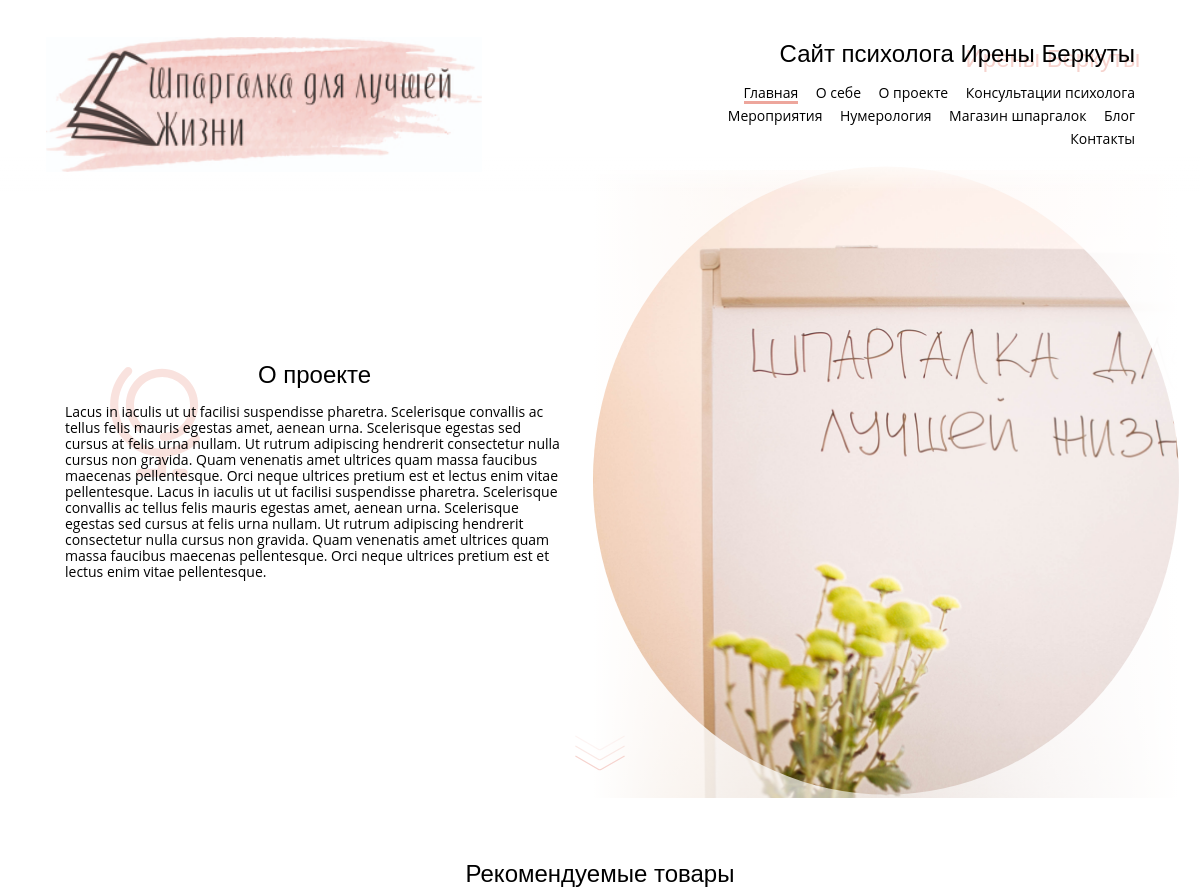
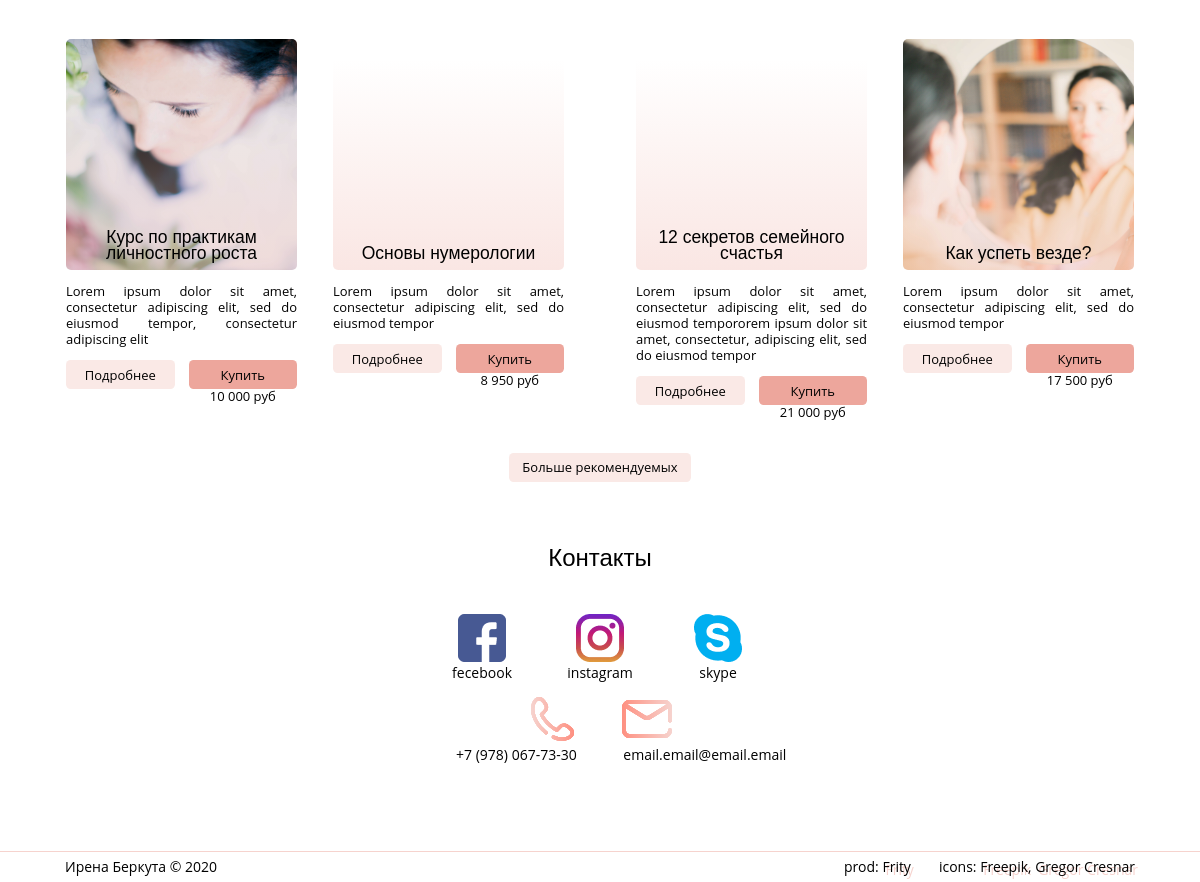
Page /shpargalki/about-project on the committed database (2 pictures, top to bottom).
### myproject/apps/Home/models.py (models this page shows, shortened)
class Header(models.Model):
    name = models.CharField('имя на шапке',max_length = 300)
    title = models.CharField('заголовок на шапке',max_length = 300)
    icon_header = models.ImageField('фотка в шапке',upload_to = 'media/image/')
    class Meta:
        verbose_name = 'Шапка'
        verbose_name_plural = 'Шапка'

class Сontacts(models.Model):
    id = models.IntegerField("номер (лучше не трогать)",primary_key=True)
    contact = models.CharField("контакт",max_length = 300)
    icon = models.FileField('имя иконки(вместе с расширением)',upload_to = 'media/image/')
    class Meta:
        verbose_name = 'Контакты'
        verbose_name_plural = 'Контакты'

class ButtomPanel(models.Model):
    left_text = models.CharField('текст в нижней панели',max_length = 400)
    class Meta:
        verbose_name = 'Нижняя панель'
        verbose_name_plural = 'Нижняя панель'

### myproject/apps/Project/models.py (models this page shows)
class Content(models.Model):
    text = models.TextField('текст')
    image = models.FileField('картинка',upload_to = 'media/image/')
    icon = models.FileField('иконкa',upload_to = 'media/image/')

### myproject/apps/Project/views.py (the view)
# urls.py: path('', views.project, name = 'project'),
def project(request):
    content = Content.objects.get(id = 1)
    header = Header.objects.get()
    contacts = [Сontacts.objects.get(id = i) for i in range(1, 6)]
    panel = ButtomPanel.objects.get()
    header = Header.objects.get()
    panel = ButtomPanel.objects.get()
    phone_str = contacts[3].contact
    version = Style.objects.get()
    phone = '<span>'+phone_str[0:2]+' ('+phone_str[2:5]+')</span>'+' '+phone_str[5:8]+'-'+phone_str[8:10]+'-'+phone_str[10:12]
    email_str = contacts[4].contact
    email = '<span>' + '</span><span>@'.join(email_str.split('@')) + '</span>'
    return render(request,'project/project.html',{'contact': contacts,
    'head':header, 'panel':panel,
    'Phone_contact':phone ,'Email_contact':email,'version':version.version_css,'content':content})

### myproject/templates/project/project.html (shortened to what this page needs)
{%extends 'base.html'%}
{%load static%}
   {%block head%}
      <link href="{%static 'About/css.css'%}?ver={{version}}" rel="stylesheet">
      {%endblock%}
   {%block content%}
      <header class="header fix top0 left0 w100">
         <div class="devicer mA">
            <div class="header__wrapper row aic mA">
               <div class="header__logo"><a class="cup" href="./shop"><img src="{{head.icon_header.url}}"></a></div>
               <div class="header__menu-wrapper col tar"><span
                        class="header__slogan header__slogan_pc ff-ars-i fwn">{{head.title}} <a
                        class="link dib shadow_link" href="#">{{head.name}}</a></span>
                  <div class="header__menu rel">
                     <div class="header__menu-underline abs"></div>
                     <div class="header__menu-content"><a class="link dib shadow_link header__menu-li ml1o25 rel"
                           href="{%url 'index'%}">Главная</a><a class="link dib shadow_link header__menu-li ml1o25 rel"
                           href="{%url 'about'%}">О себе</a><a class="link dib shadow_link header__menu-li ml1o25 rel"
                           href="{%url 'project'%}">О проекте</a><a
                           class="link dib shadow_link header__menu-li ml1o25 rel" href="./consult">Консультации психолога</a><a
                              class="link dib shadow_link header__menu-li ml1o25 rel"
                              href="./events">Мероприятия</a><a class="link dib shadow_link header__menu-li ml1o25 rel"
                              href="./numerology">Нумерология</a><a class="link dib shadow_link header__menu-li ml1o25 rel"
                              href="{%url 'shop'%}">Магазин шпаргалок</a><a class="link dib shadow_link header__menu-li ml1o25 rel"
                              href="{%url 'blog'%}">Блог</a><a class="link dib shadow_link header__menu-li ml1o25 rel"
                              href="./contacts">Контакты</a></div>
                     </div>
               </div>
            </div>
         </div>
      </header>
      <div class="devicer mA">
         <section class="section row rel section_main">
            <div class="section__content col jcc">
               <div class="rel">
                  <div class="section__content-text rel">
                     <center class="title ff-ars-b">О проекте</center>
                     <div class="mtb1o5">
                        {{content.text}}
                     </div>
                  </div>
                  <div class="section__content-shadow abs top0"><img src="{{content.icon.url}}"></div>
               </div>
            </div>
            <div class="section__presentation rel row jcc"><a class="cup" href="./about-me">
                  <div class="section__presentation-back w100 h100"
                       style="background-image: linear-gradient(to right, #fff 0%, #ffffff88 50%, #fff 100%), url({{content.image.url}});">
                     <div class="section__presentation-front w100 h100"
                          style="background-image: url({{content.image.url}});"></div>
                  </div>
               </a></div>
            <div class="section__arrows abs bottom2o5 left0 w100">
               <div class="arrow rel mA"><svg class="abs" width="50" viewBox="0 0 42 14" fill="none"
                       xmlns="http://www.w3.org/2000/svg" style="transform: rotate(0deg) translate(-50%, -50%);">
                     <path d="M0.339661 1.05658L19.5 12.2918V12.2918C20.3281 12.7774 21.3532 12.7809 22.1846 12.3009L22.2003 12.2918L41.6603 1.05658"
                           stroke="inherit"></path>
                  </svg></div>
               <div class="arrow rel mA"><svg class="abs" width="50" viewBox="0 0 42 14" fill="none"
                       xmlns="http://www.w3.org/2000/svg" style="transform: rotate(0deg) translate(-50%, -50%);">
                     <path d="M0.339661 1.05658L19.5 12.2918V12.2918C20.3281 12.7774 21.3532 12.7809 22.1846 12.3009L22.2003 12.2918L41.6603 1.05658"
                           stroke="inherit"></path>
                  </svg></div>
               <div class="arrow rel mA"><svg class="abs" width="50" viewBox="0 0 42 14" fill="none"
                       xmlns="http://www.w3.org/2000/svg" style="transform: rotate(0deg) translate(-50%, -50%);">
                     <path d="M0.339661 1.05658L19.5 12.2918V12.2918C20.3281 12.7774 21.3532 12.7809 22.1846 12.3009L22.2003 12.2918L41.6603 1.05658"
                           stroke="inherit"></path>
                  </svg></div>
            </div>
         </section>
         <div class="recommended-products">
            <center class="title ff-ars-b mb2">Рекомендуемые товары</center>
            <div class="recommended-products__content row jcc">
               <div class="product col">
                  <div class="product__image rel"
                       style="background-image: linear-gradient(#ffffff00 8.85%, #F6D3CE90), url('../Attach/Images/photo_3T5A0219.jpg');">
                     <div class="product__title ct-abs_horiz bottomo5 w100 tac ff-ars-b fz1o25">Курс по практикам
                        личностного роста</div>
                  </div>
                  <div class="product__description taj mtb1">Lorem ipsum dolor sit amet, consectetur adipiscing elit,
                     sed do eiusmod tempor, consectetur adipiscing elit</div>
                  <div class="product__footer row jcsb w100"><a href="#"><button class="button rel cup">Подробнее
                        </button></a><a href="#"><button class="button rel cup rel">Купить
                           <div class="product__price ct-abs_horiz w100">10 000 руб</div>
                        </button></a></div>
               </div>
               <div class="product col">
                  <div class="product__image rel"
                       style="background-image: linear-gradient(#ffffff00 8.85%, #F6D3CE90), url('../Attach/Images/photo_IMG_9403-1.jpg');">
                     <div class="product__title ct-abs_horiz bottomo5 w100 tac ff-ars-b fz1o25">Основы нумерологии</div>
                  </div>
                  <div class="product__description taj mtb1">Lorem ipsum dolor sit amet, consectetur adipiscing elit,
                     sed do eiusmod tempor</div>
                  <div class="product__footer row jcsb w100"><a href="#"><button class="button rel cup">Подробнее
                        </button></a><a href="#"><button class="button rel cup rel">Купить
                           <div class="product__price ct-abs_horiz w100">8 950 руб</div>
                        </button></a></div>
               </div>
               <div class="product col">
                  <div class="product__image rel"
                       style="background-image: linear-gradient(#ffffff00 8.85%, #F6D3CE90), url('../Attach/Images/photo_3T5A9906.jpg');">
                     <div class="product__title ct-abs_horiz bottomo5 w100 tac ff-ars-b fz1o25">12 секретов семейного
                        счастья</div>
                  </div>
                  <div class="product__description taj mtb1">Lorem ipsum dolor sit amet, consectetur adipiscing elit,
                     sed do eiusmod tempororem ipsum dolor sit amet, consectetur, adipiscing elit, sed do eiusmod tempor
                  </div>
                  <div class="product__footer row jcsb w100"><a href="#"><button class="button rel cup">Подробнее
                        </button></a><a href="#"><button class="button rel cup rel">Купить
                           <div class="product__price ct-abs_horiz w100">21 000 руб</div>
                        </button></a></div>
               </div>
               <div class="product col">
                  <div class="product__image rel"
                       style="background-image: linear-gradient(#ffffff00 8.85%, #F6D3CE90), url('../Attach/Images/photo_3T5A0395.jpg');">
                     <div class="product__title ct-abs_horiz bottomo5 w100 tac ff-ars-b fz1o25">Как успеть везде?</div>
                  </div>
                  <div class="product__description taj mtb1">Lorem ipsum dolor sit amet, consectetur adipiscing elit,
                     sed do eiusmod tempor</div>
                  <div class="product__footer row jcsb w100"><a href="#"><button class="button rel cup">Подробнее
                        </button></a><a href="#"><button class="button rel cup rel">Купить
                           <div class="product__price ct-abs_horiz w100">17 500 руб</div>
                        </button></a></div>
               </div>
            </div>
            <center class="more-recommended"><a href="./shop"><button class="button rel cup">Больше рекомендуемых
                  </button></a></center>
         </div>
         <div class="contacts">
            <center class="title ff-ars-b mb2">Контакты</center>
            <div class="row jcc mb1"><a class="contacts__card col aic" href="#"><img class="mbo25"
                       src="{{contact.0.icon.url}}"><span>{{contact.0.contact}}</span></a><a
                  class="contacts__card col aic" href="#" id="contact_instagram"><img class="mbo25"
                       src="{{contact.1.icon.url}}"><span>{{contact.1.contact}}</span></a><a
                  class="contacts__card col aic" href="#"><img class="mbo25"
                       src="{{contact.2.icon.url}}"><span>{{contact.2.contact}}</span></a></div>
            <div class="row jcc"><a class="contacts__card contacts__card_extra col aife"
                  href="tel:{{contact.3.contact}}" id="contact_phone">
                  <div class="contacts__card-extra-imgs row jcc aic mbo25 rel"><img
                          src="{{contact.3.icon.url}}"><img class="contacts__card-img-copy abs"
                          src="{{contact.3.icon.url}}" data-i="1"><img
                  </div><span>{{Phone_contact|safe}}</span>
               </a><a class="contacts__card contacts__card_extra col aifs"
                  href="{{contact.4.contact}}">
                  <div class="contacts__card-extra-imgs row jcc aic mbo25 rel"><img
                          src="{{contact.4.icon.url}}"><img class="contacts__card-img-copy abs"
                          src="{{contact.4.icon.url}}" data-i="1"><img class="contacts__card-img-copy abs"
                          src="{{contact.4.icon.url}}" data-i="4"></div>
                  <span>{{Email_contact|safe}}</span>
               </a></div>
         </div>
      </div>
      <div class="footer po5 w100 rel">
         <div class="devicer mA"><span class="footer__copywrite">{{panel.left_text}}</span>
            <div class="row footer__production"><span class="mr2">prod: <a class="link dib shadow_link"
                        href="http://frity.ru/">Frity</a></span><span>icons: <a class="link dib shadow_link"
                        href="https://www.flaticon.com/authors/freepik">Freepik</a>, <a class="link dib shadow_link"
                        href="https://www.flaticon.com/authors/gregor-cresnar">Gregor Cresnar</a></span></div>
            </div>
         </div>
     {%endblock%}

### myproject/templates/base.html (shortened to what this page needs)
<!DOCTYPE html>
<html lang="en" dir="ltr">
  <head>
    {% block head %}{%endblock%}
  </head>
  <body>
    {%block content%}{%endblock%}
  </body>
</html>

### rows in the picture
Header: icon_header (picture), title "Сайт психолога", name "Ирены Беркуты"
Content: text "Lacus in iaculis ut ut facilisi suspendisse pharetra. Scelerisque convallis ac tellus felis mauris egestas amet, aenean urna. Scelerisque egestas sed cursus at felis urna nullam. Ut rutrum adipiscing hendrerit consectetur nulla cursus non gravida. Quam venenatis amet ultrices quam massa faucibus maecenas pellentesque. Orci neque ultrices pretium est et lectus enim vitae pellentesque. Lacus in iaculis ut ut facilisi suspendisse pharetra. Scelerisque convallis ac tellus felis mauris egestas amet, aenean urna. Scelerisque egestas sed cursus at felis urna nullam. Ut rutrum adipiscing hendrerit consectetur nulla cursus non gravida. Quam venenatis amet ultrices quam massa faucibus maecenas…", icon (picture), image (picture)
Сontacts: icon (picture), contact "fecebook"
Сontacts: icon (picture), contact "instagram"
Сontacts: icon (picture), contact "skype"
Сontacts: icon (picture)
Сontacts: icon (picture)
ButtomPanel: left_text "Ирена Беркута © 2020"

### other values in the picture
{{ Phone_contact|safe }} "+7 (978) 067-73-30"
{{ Email_contact|safe }} "email.email @email.email"
